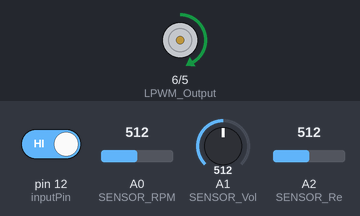
This sketch was run on a simulated Arduino Uno, built with avr-gcc and run on an emulated ATmega328P. Shown: motor-driver pin pairs drawn as motors (green arrow = first pin HIGH = forward, orange = second pin HIGH = backward, longer = more drive). The test bench sets the inputs (shaded band); at power-on: A0 (SENSOR_RPM) = 512, A2 (SENSOR_Re) = 512, pin 12 (inputPin) HIGH, A1 (SENSOR_Vol) = 512.

Above: at 1.2 s.
1.3 s: A0 (SENSOR_RPM) set to 716
At 2.1 s:
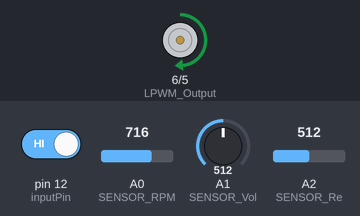
2.8 s: A0 (SENSOR_RPM) set to 122
At 3.2 s:
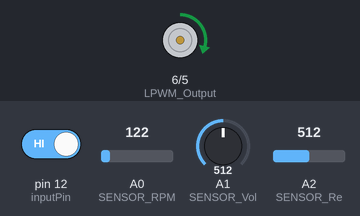
4.3 s: A2 (SENSOR_Re) set to 716
At 5.5 s:
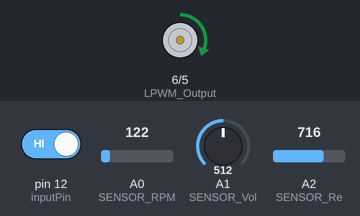
5.8 s: pin 12 (inputPin) driven LOW
At 6.7 s:
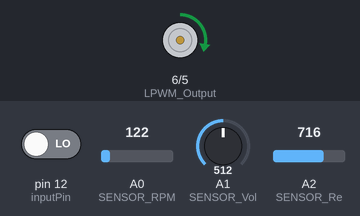
Timing chart, 0 to 8.3 s (numbered marks = the images above; inputs shaded):
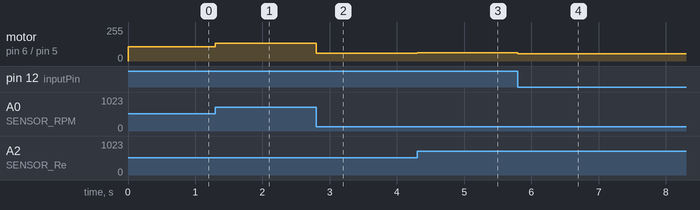

Measured:
- after the input at 1.3 s, motor on pin 6 (LPWM_Output) / pin 5 (RPWM_Output): forward 107/255 → forward 132/255 at once
- after the input at 2.8 s, motor on pin 6 (LPWM_Output) / pin 5 (RPWM_Output): forward 132/255 → forward 58/255 at once
- after the input at 4.3 s, motor on pin 6 (LPWM_Output) / pin 5 (RPWM_Output): forward 58/255 → forward 63/255 at once
- after the input at 5.8 s, motor on pin 6 (LPWM_Output) / pin 5 (RPWM_Output): forward 63/255 → forward 53/255 at once

The sketch:

ventilator_main.ino
```cpp
// (licence header left out)
const int SENSOR_RPM = A0; // center pin of the potentiometer, control expiratory frequency
const int SENSOR_Vol = A1; // center pin of the potentiometer, expiratory volume control
const int SENSOR_Re = A2; //  center pin of the potentiometer, Relationship between expiratory and ispiratory time
const int inputPin = 12;//180º step point
const int RPWM_Output = 5; // Arduino PWM output pin 5; connect to IBT-2 pin 1 (RPWM)
const int LPWM_Output = 6; // Arduino PWM output pin 6; connect to IBT-2 pin 2 (LPWM)
float Re ; // Expiration time variable
float RPm;//  Variable respiratory rate
float Vol;// Variable injected volume

void setup() {
  pinMode(RPWM_Output, OUTPUT);
  pinMode(LPWM_Output, OUTPUT);
  pinMode(inputPin, INPUT);// declares entry logiga passage point 180º
}

void loop() {

  int sensorValue_RPM = analogRead(SENSOR_RPM);// sensor value is in the range 0 to 1023
  int sensorValue_Vol = analogRead(SENSOR_Vol);// sensor value is in the range 0 to 1023
  int sensorValue_Re = analogRead(SENSOR_Re);// sensor value is in the range 0 to 1023
  int val = digitalRead(inputPin); // reading of pin 12 passage through 180º

  RPm = map (sensorValue_RPM,1,1023,5,30);// variables to be displayed " IPM 5 to 30 "
  Vol = map (sensorValue_Vol,1,1023,50,900);// variables to be displayed " volume 50 to 900 ml "
  Re = map (sensorValue_Re,1,1023,5,-5);//variables to be displayed.. variable that is also used to calculate the inspiratory / expiration ratio

  if (val == LOW) // establishes expiration portion when it passes 180º
  {
    // forward rotation
   int forward_RPM = (sensorValue_RPM/8 +(Re * 5)+43);// This equation allows us to control the speed and change the INSP / EXPI relationship.
    analogWrite(LPWM_Output, forward_RPM);// H bridge control
    analogWrite(RPWM_Output, 0);//H bridge control
  }
  else
  {
    // forward rotation
    int forward_RPM = (sensorValue_RPM/8 - (Re * 5)+43); // This equation allows us to control the speed and change the INSP / EXPI relationship.
    analogWrite(LPWM_Output, forward_RPM);//H bridge control
    analogWrite(RPWM_Output, 0);//H bridge control
  }
}
```
